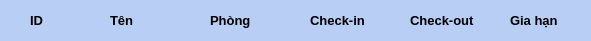
   <widget class="QFrame" name="frame_5">
    <property name="geometry">
     <rect>
      <x>170</x>
      <y>70</y>
      <width>591</width>
      <height>41</height>
     </rect>
    </property>
    <property name="styleSheet">
     <string notr="true">QFrame {
	background-color: #B9CEF4;
	border-radius: 8px;
}</string>
    </property>
    <property name="frameShape">
     <enum>QFrame::StyledPanel</enum>
    </property>
    <property name="frameShadow">
     <enum>QFrame::Raised</enum>
    </property>
    <widget class="QLabel" name="label">
     <property name="geometry">
      <rect>
       <x>30</x>
       <y>0</y>
       <width>71</width>
       <height>41</height>
      </rect>
     </property>
     <property name="styleSheet">
      <string notr="true">QLabel {
	border: none;
	background-color:transparent;
	font-size:10pt;
	font-weight: bold;
}</string>
     </property>
     <property name="text">
      <string>ID</string>
     </property>
    </widget>
    <widget class="QLabel" name="label_2">
     <property name="geometry">
      <rect>
       <x>110</x>
       <y>0</y>
       <width>61</width>
       <height>41</height>
      </rect>
     </property>
     <property name="styleSheet">
      <string notr="true">QLabel {
	border: none;
	background-color:transparent;
	font-size:10pt;
	font-weight: bold;
}</string>
     </property>
     <property name="text">
      <string>Tên</string>
     </property>
    </widget>
    <widget class="QLabel" name="label_3">
     <property name="geometry">
      <rect>
       <x>210</x>
       <y>0</y>
       <width>71</width>
       <height>41</height>
      </rect>
     </property>
     <property name="styleSheet">
      <string notr="true">QLabel {
	border: none;
	background-color:transparent;
	font-size:10pt;
	font-weight: bold;
}</string>
     </property>
     <property name="text">
      <string>Phòng</string>
     </property>
    </widget>
    <widget class="QLabel" name="label_4">
     <property name="geometry">
      <rect>
       <x>310</x>
       <y>0</y>
       <width>61</width>
       <height>41</height>
      </rect>
     </property>
     <property name="styleSheet">
      <string notr="true">QLabel {
	border: none;
	background-color:transparent;
	font-size:10pt;
	font-weight: bold;
}</string>
     </property>
     <property name="text">
      <string>Check-in</string>
     </property>
    </widget>
    <widget class="QLabel" name="label_5">
     <property name="geometry">
      <rect>
       <x>410</x>
       <y>0</y>
       <width>71</width>
       <height>41</height>
      </rect>
     </property>
     <property name="styleSheet">
      <string notr="true">QLabel {
	border: none;
	background-color:transparent;
	font-size:10pt;
	font-weight: bold;
}</string>
     </property>
     <property name="text">
      <string>Check-out</string>
     </property>
    </widget>
    <widget class="QLabel" name="label_6">
     <property name="geometry">
      <rect>
       <x>510</x>
       <y>0</y>
       <width>71</width>
       <height>41</height>
      </rect>
     </property>
     <property name="styleSheet">
      <string notr="true">QLabel {
	border: none;
	background-color:transparent;
	font-size:10pt;
	font-weight: bold;
}</string>
     </property>
     <property name="text">
      <string>Gia hạn</string>
     </property>
    </widget>
   </widget>
